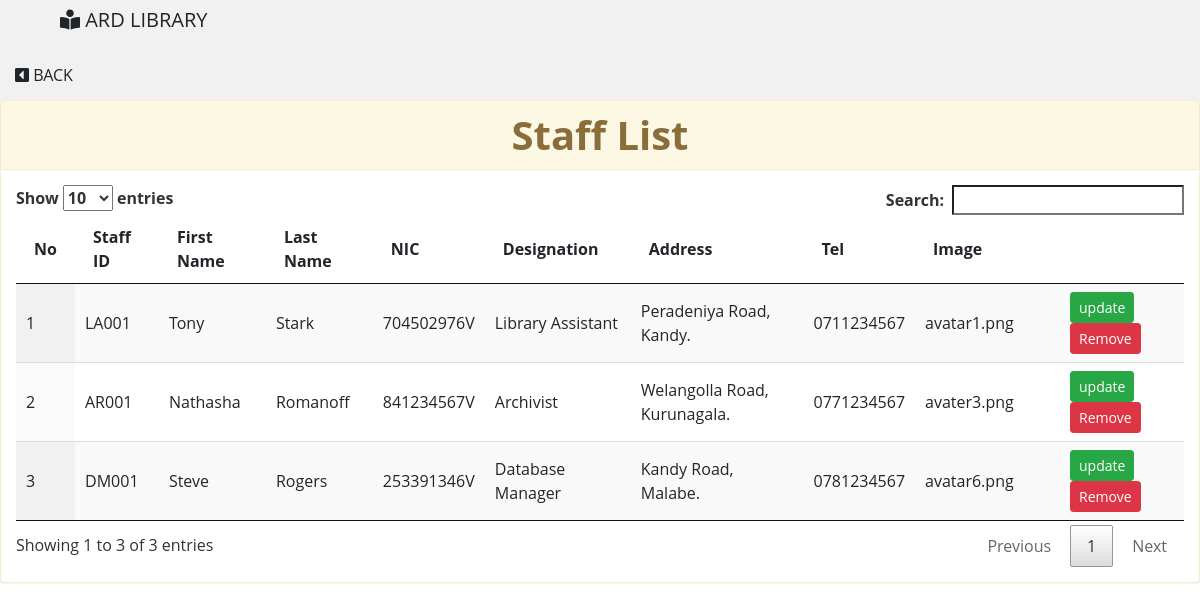
Page /searchStaff.php on the earlier database version.
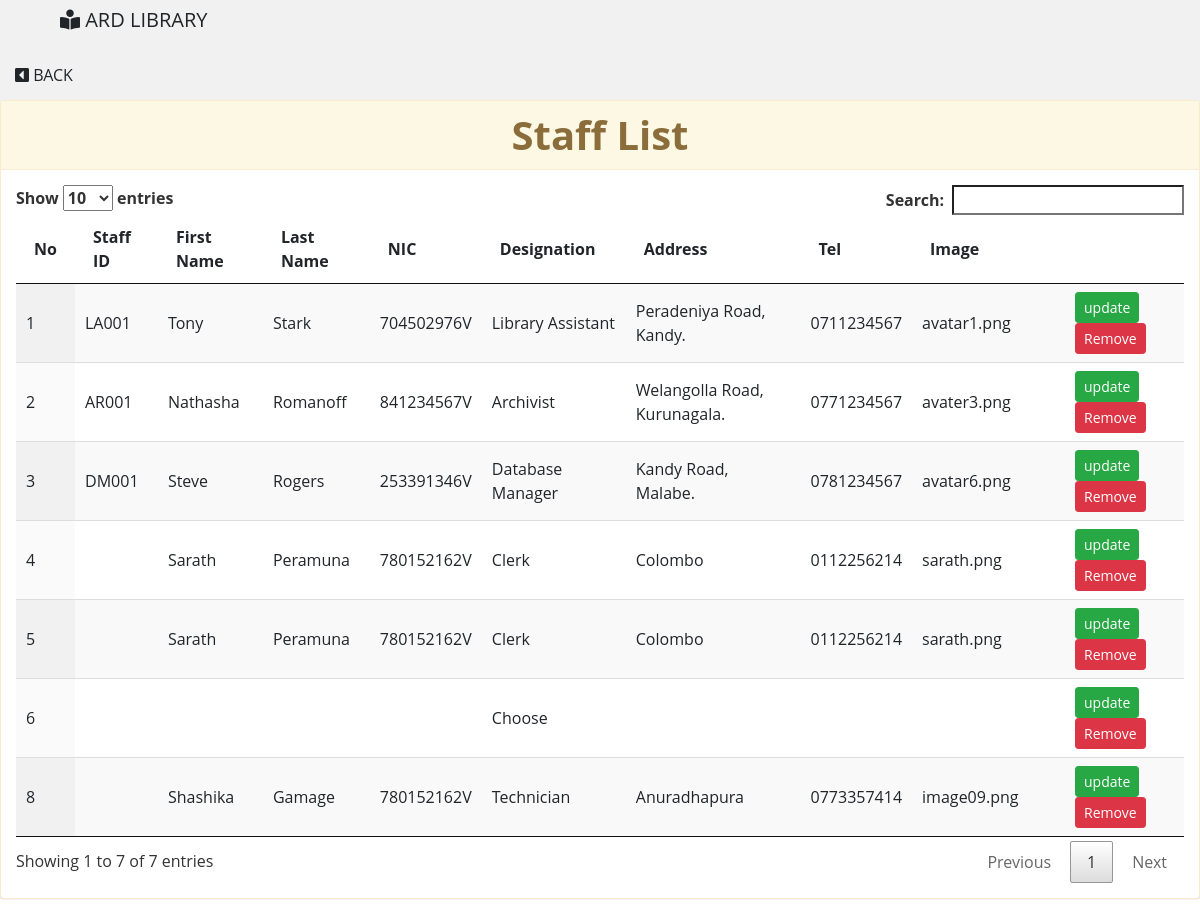
Same page on the later database version.
### tables this page shows
CREATE TABLE `staff` (
  `reg_id` int(11) NOT NULL,
  `staff_id` varchar(5) NOT NULL,
  `sname` varchar(200) NOT NULL,
  `sname2` varchar(200) NOT NULL,
  `NIC` varchar(10) NOT NULL,
  `Desig` varchar(200) NOT NULL,
  `address` text NOT NULL,
  `Tel` varchar(10) NOT NULL,
  `image` text NOT NULL
);

### Newfolder/includes/DBs.php (called while the page is built, shortened)
<?php
function getDBConnection() {
    $servername = "localhost";
    $username = "root";
    $password = "";
    $db = "ard_lib";
    $conn = mysqli_connect($servername, $username, $password, $db);
    if (!$conn) {
        die("Connection failed: " . mysqli_connect_error());
    } else {
        return $conn;
    }
}
function getData($sql) {
    $conn = getDBConnection();
    $result = mysqli_query($conn, $sql);
    if (mysqli_num_rows($result) > 0) {
        return $result;
    } else {
        return FALSE;
    }
}
?>

### searchStaff.php (the view, shortened to what this page needs)
<?php include "includes/DBs.php"; ?>
<!DOCTYPE html>
<html lang="en">
    <head>
    <link rel="stylesheet" href="https://stackpath.bootstrapcdn.com/bootstrap/4.2.1/css/bootstrap.min.css">
    <link rel="stylesheet" href="https://use.fontawesome.com/releases/v5.6.3/css/all.css">
    <link rel="stylesheet" href="./cs/home2.css">
        <link rel="stylesheet" href="https://maxcdn.bootstrapcdn.com/bootstrap/3.3.7/css/bootstrap.min.css">
        <link rel="stylesheet" href="https://maxcdn.bootstrapcdn.com/font-awesome/4.7.0/css/font-awesome.min.css">
        <link href="../css/bootstrap.css" rel="stylesheet" type="text/css" media="all" />
        <link href="../css/style.css" rel="stylesheet" type="text/css" media="all" />
        <link rel="stylesheet" href="../css/style4.css">
        <link href="../css/fontawesome-all.css" rel="stylesheet">
		<link rel='stylesheet prefetch' href='http://dfcb.github.io/extra-strength-responsive-grids/css/grid.css'>
		<link rel='stylesheet prefetch' href='http://thisisstar.com/images/100UI/002/css/paymentfont.css'>
    </head>
   <body>
            <div class="container">
                <a href="adminpro.php" class="navbar-brand"><i class="fas fa-book-reader"></i> ARD LIBRARY</a>
            </button></div>
            <div class="collapse navbar-collapse" id="navbarCollapse">
                <ul class="navbar-nav ml-auto ">
                    <li class="nav-item">
                        <a href="./addStaff.php"class="nav-link"><i class="fas fa-caret-square-left"></i> BACK</a>
                    </li>
                </ul>
            </div>
                    <div class="panel panel-warning">
                        <div class="panel-heading "><h1><center>Staff List</center></h1></div>
                        <div class="panel-body">
                            <table id="example" class="display table-responsive" cellspacing="0" width="100%">
                        <thead>
                            <tr>
                                <th>No</th>
                                <th>Staff ID</th>
                                <th>First Name</th>
                                <th>Last Name</th>
                                <th>NIC</th>
								<th>Designation</th>
                                <th>Address</th>
								<th>Tel</th>
                                <th>Image</th>
                                <th></th>
								<th></th>
                            </tr>
                        </thead>
                        <tbody>
                            <?php
                            $sql = " SELECT * FROM staff ";
                            $resultx = getData($sql);
                            if ($resultx != FALSE) {
                                while ($row = mysqli_fetch_assoc($resultx)) {
                                    ?>
                                    <tr>
                                        <td><?= $row['reg_id'] ?></td>
                                        <td><?= $row['staff_id'] ?></td>
                                        <td><?= $row['sname'] ?></td>
                                        <td><?= $row['sname2'] ?></td>
                                        <td><?= $row['NIC'] ?></td>
                                        <td><?= $row['Desig'] ?></td>
                                        <td><?= $row['address'] ?></td>
                                        <td><?= $row['Tel'] ?></td>
                                        <td><?= $row['image'] ?></td>
                                        <td></td>
                                        <td><a class="btn btn-success btn-sm" a href="./book_update.php?id=<?php$row['id'] ?>">update</a>
										 <a onclick="return (function(){
    if(confirm('Want to remove?')){return true;}else{return false;}
})();" class="btn btn-danger btn-sm" href="unenroll.php?name=<?= $value['name'] ?>&created_date=<?= $value['created_date'] ?>&flag=DELETE&id=<?= $value['id'] ?>">Remove</a></td>
                                    </tr>
                                    <?php
                                }
                            }
                            ?>
                        </tbody>
                    </table>
                        </div>
                    </div>
        <link href="../css/jquery.dataTables.min.css" rel="stylesheet" type="text/css"/>
    </body>
</html>

### css/style.css (style rules this page uses)
html, body { margin: 0; font-size: 100%; font-family: 'Open Sans', sans-serif; background: #fff; }
body a { text-decoration: none; transition: 0.5s all; -webkit-transition: 0.5s all; -moz-transition: 0.5s all; -o-transition: 0.5s all; -ms-transition: 0.5s all; }
h1, h2, h3, h4, h5, h6 { margin: 0; font-weight: 700; }
ul { margin: 0; padding: 0; }
ul li { list-style: none; }
.table-responsive { display: block; width: 100%; overflow-x: auto; }

### css/style4.css (style rules this page uses)
body { font-family: 'Open Sans', sans-serif; background: #f1f1f1; }
a, a:hover, a:focus { color: inherit; text-decoration: none; transition: all 0.3s; }
i, span { display: inline-block; }

Differences in the rows shown:
added staff: reg_id "4", sname "Sarath", sname2 "Peramuna", NIC "780152162V", Desig "Clerk", address "Colombo", Tel "0112256214", image "sarath.png"
added staff: reg_id "5", sname "Sarath", sname2 "Peramuna", NIC "780152162V", Desig "Clerk", address "Colombo", Tel "0112256214", image "sarath.png"
added staff: reg_id "6", Desig "Choose"
added staff: reg_id "8", sname "Shashika", sname2 "Gamage", NIC "780152162V", Desig "Technician", address "Anuradhapura", Tel "0773357414", image "image09.png"
Other differences:
text written by a page script: "Show entries Search: Showing 1 to 3 of 3 entries Previous 1 Next" → "Show entries Search: Showing 1 to 7 of 7 entries Previous 1 Next"
